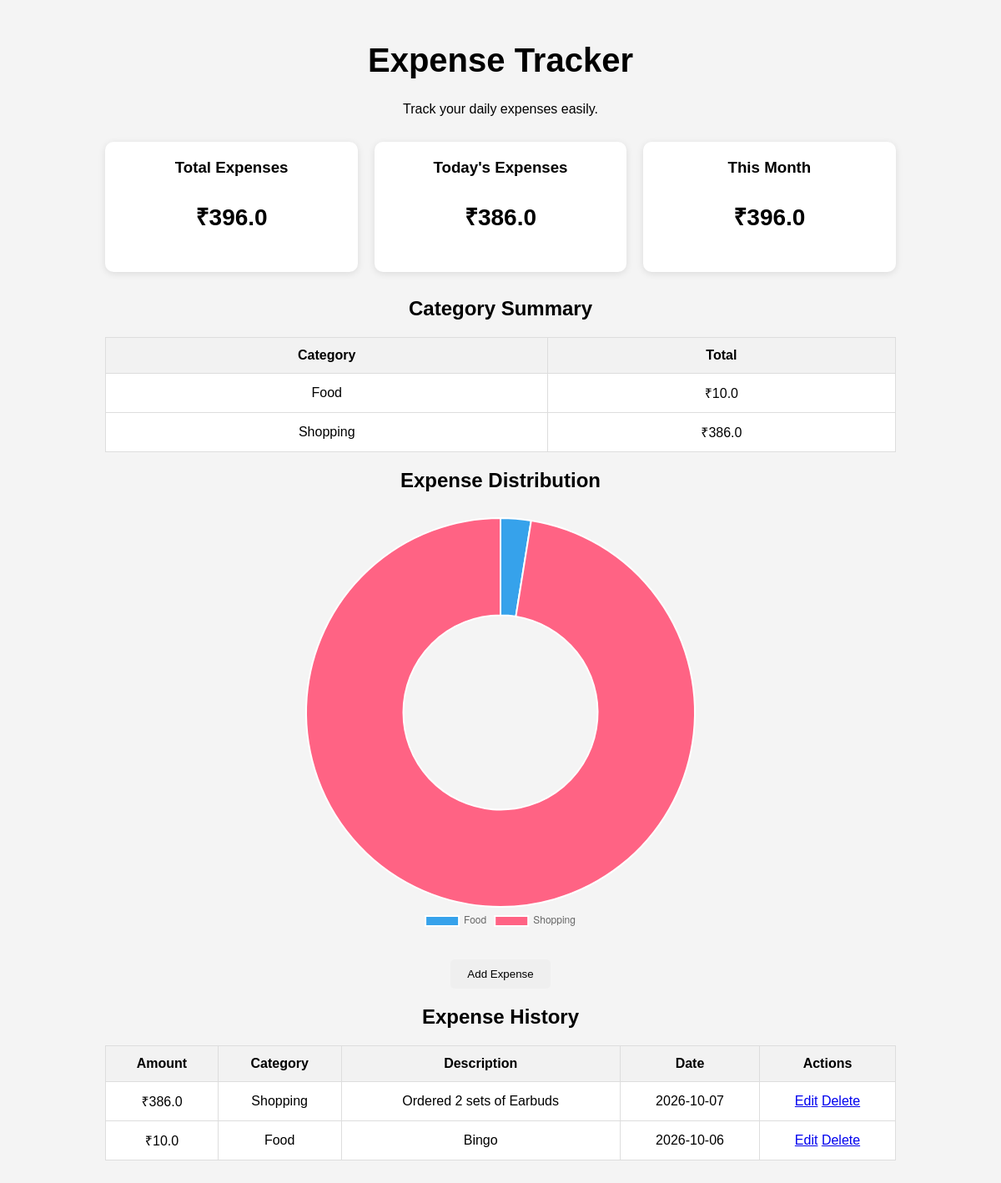
The page / on the database its author committed.
### tables this page shows
CREATE TABLE expenses (
            id INTEGER PRIMARY KEY AUTOINCREMENT,
            amount REAL NOT NULL,
            category TEXT NOT NULL,
            description TEXT,
            date TEXT NOT NULL
        );

### app.py (the view)
@app.route("/")
def home():
    connection = sqlite3.connect("expenses.db")
    cursor = connection.cursor()
    cursor.execute("SELECT * FROM expenses")
    expenses = cursor.fetchall()
    cursor.execute("SELECT SUM(amount) FROM expenses")
    total_expense = cursor.fetchone()[0] or 0
    cursor.execute("""
        SELECT SUM(amount)
        FROM expenses
        WHERE date = DATE('now')
    """)
    today_expense = cursor.fetchone()[0] or 0
    cursor.execute("""
        SELECT SUM(amount)
        FROM expenses
        WHERE strftime('%Y-%m', date) = strftime('%Y-%m', 'now')
    """)
    monthly_expense = cursor.fetchone()[0] or 0
    cursor.execute("""
        SELECT category, SUM(amount)
        FROM expenses
        GROUP BY category
    """)
    category_expenses = cursor.fetchall()
    connection.close()
    return render_template(
        "index.html",
        expenses=expenses,
        total_expense=total_expense,
        today_expense=today_expense,
        monthly_expense=monthly_expense,
        category_expenses=category_expenses
    )

### templates/index.html (shortened to what this page needs)
<!DOCTYPE html>
<html lang="en">
<head>
    <link rel="stylesheet" href="{{ url_for('static', filename='style.css') }}">
</head>
<body>
    <div class="container">
        <h1>Expense Tracker</h1>
        <p>Track your daily expenses easily.</p>
        <div class="dashboard">
            <div class="card">
                <h3>Total Expenses</h3>
                <p>₹{{ total_expense }}</p>
            </div>
            <div class="card">
                <h3>Today's Expenses</h3>
                <p>₹{{ today_expense }}</p>
            </div>
            <div class="card">
                <h3>This Month</h3>
                <p>₹{{ monthly_expense }}</p>
            </div>
        </div>
        <h2>Category Summary</h2>
        <table>
            <thead>
                <tr>
                    <th>Category</th>
                    <th>Total</th>
                </tr>
            </thead>
            <tbody>
                {% for category in category_expenses %}
                <tr>
                    <td>{{ category[0] }}</td>
                    <td>₹{{ category[1] }}</td>
                </tr>
                {% endfor %}
            </tbody>
        </table>
        <h2>Expense Distribution</h2>
        <div class="chart-container">
            <canvas id="expenseChart"></canvas>
        </div>
        <a href="/add">
            <button>Add Expense</button>
        </a>
        <h2>Expense History</h2>
        {% if expenses %}
        <table>
            <thead>
                <tr>
                    <th>Amount</th>
                    <th>Category</th>
                    <th>Description</th>
                    <th>Date</th>
                    <th>Actions</th>
                </tr>
            </thead>
            <tbody>
                {% for expense in expenses %}
                <tr>
                    <td>₹{{ expense[1] }}</td>
                    <td>{{ expense[2] }}</td>
                    <td>{{ expense[3] }}</td>
                    <td>{{ expense[4] }}</td>
                    <td>
                        <a href="/edit/{{ expense[0] }}">Edit</a>
                        <a href="/delete/{{ expense[0] }}"
                        onclick="return confirm('Are you sure you want to delete this expense?')">
                            Delete
                        </a>
                    </td>
                </tr>
                {% endfor %}
            </tbody>
        </table>
        {% else %}
        <p>No expenses added yet.</p>
        {% endif %}
    </div>
    <script>
        const categories = [
            {% for category in category_expenses %}
                "{{ category[0] }}",
            {% endfor %}
        ];
        const amounts = [
            {% for category in category_expenses %}
                {{ category[1] }},
            {% endfor %}
        ];
        const ctx = document.getElementById("expenseChart");
        new Chart(ctx, {
            type: "doughnut",
            data: {
                labels: categories,
                datasets: [{
                    label: "Expenses",
                    data: amounts
                }]
            },
            options: {
                responsive: true,
                plugins: {
                    legend: {
                        position: "bottom"
                    }
                }
            }
        });
    </script>
</body>
</html>

### static/style.css (style rules this page uses)
body { font-family: Arial, sans-serif; background-color: #f4f4f4; }
.container { width: 80%; margin: 50px auto; text-align: center; }
h1 { font-size: 40px; }
button { padding: 10px 20px; border: none; border-radius: 5px; cursor: pointer; }
table { width: 100%; margin-top: 20px; border-collapse: collapse; background-color: white; }
th, td { padding: 12px; border: 1px solid #ddd; }
th { background-color: #f2f2f2; }
.dashboard { display: flex; gap: 20px; margin: 30px 0; }
.card { flex: 1; padding: 20px; background-color: white; border-radius: 10px; box-shadow: 0 2px 8px rgba(0, 0, 0, 0.1); }
.card h3 { margin-top: 0; }
.card p { font-size: 28px; font-weight: bold; }
.chart-container { width: 500px; max-width: 100%; margin: 30px auto; }

### rows shown on the page
expenses: category "Food", amount "10.0", description "Bingo", date "2026-10-06"
expenses: category "Shopping", amount "386.0", description "Ordered 2 sets of Earbuds", date "2026-10-07"

### other values the page prints
{{ total_expense }} "396.0"
{{ today_expense }} "386.0"
{{ monthly_expense }} "396.0"
chart data {{ category[0] }} Food, Shopping
chart data {{ category[1] }} 10.0, 386.0
